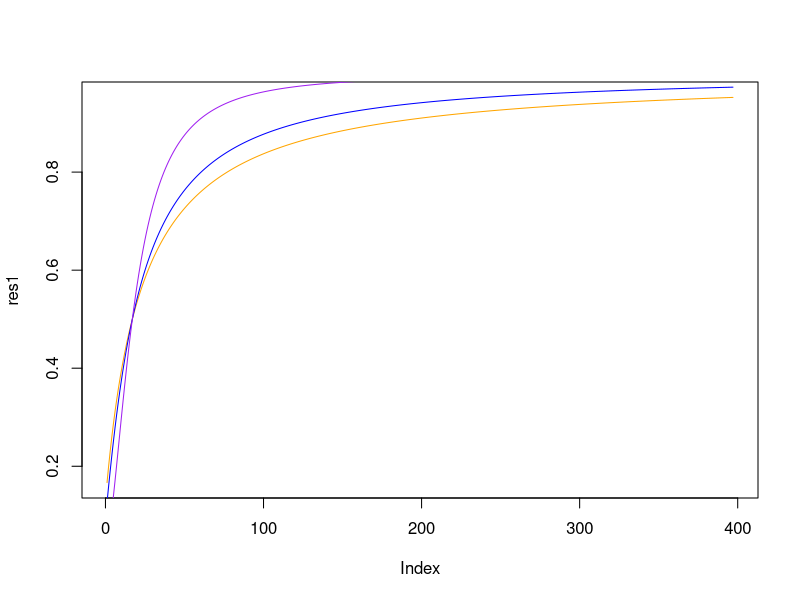
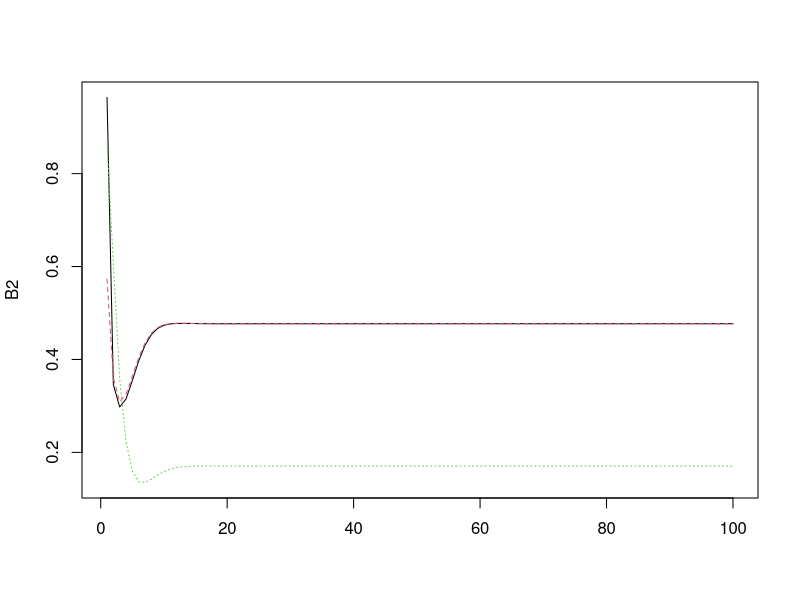
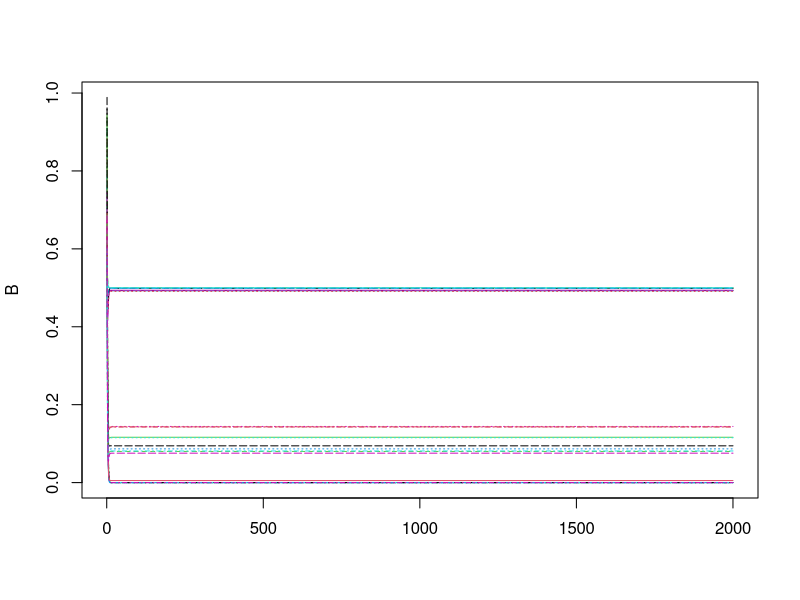
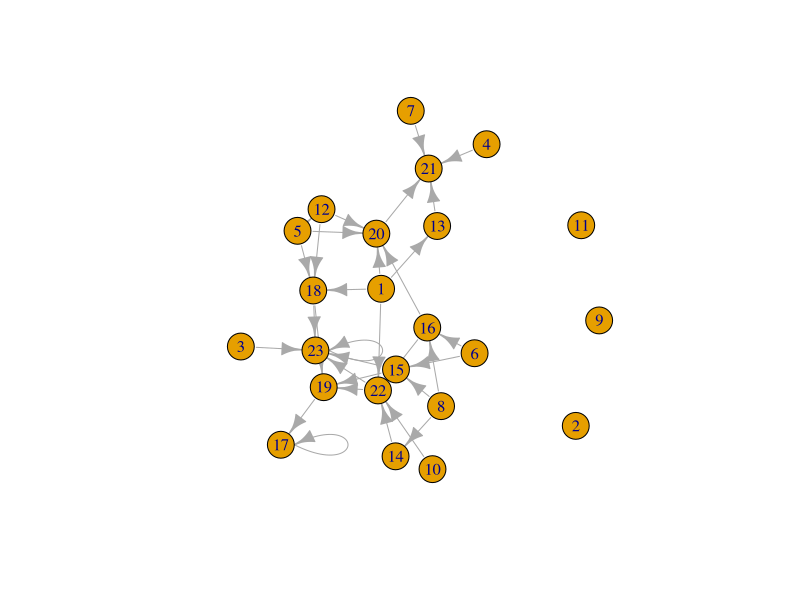

These figures' R source, in order:
# Predator prey growth model based on Romanuk et al 2009
library(igraph)

# growth (nonzero for basal spp only)
G.i <- function(r, B, K){return(r * B * (1 - (B/K)))}
# death
d.i <- function(x, B){return(x * B)}

# impact of the resource on the consumer
Fij <- function(B, amat, B.o, q){
  denom <- (amat %*% B)^(1+q) + B.o^(1+q)
  numer <- (t(apply(amat, 1, function(x){x * B})))^(1+q)
  return(apply(numer, 2, function(x){x/denom}))
}


# impact of the consumer on the resource
Fji <- function(B, amat, B.o, q){
  denom <- (amat %*% B)^(1+q) + .5^(1+q)
  numer <- (t(apply(amat, 1, function(x){x * B})))^(1+q)
  apply(numer, 2, function(x){x/denom})
}

# Check functional response
res1 <- c()
for(i in 1:length(seq(.1, 10, .025))){res1[i] <- Fij(seq(.1, 10, .025)[i], amat = matrix(1), .5, q = 0)}
res2 <- c()
for(i in 1:length(seq(.1, 10, .025))){res2[i] <- Fij(seq(.1, 10, .025)[i], amat = matrix(1), .5, q = .2)}
res3 <- c()
for(i in 1:length(seq(.1, 10, .025))){res3[i] <- Fij(seq(.1, 10, .025)[i], amat = matrix(1), .5, q = 1)}

plot(res1, typ = "l", col = "orange")
points(res2, typ = "l", col = "blue")
points(res3, typ = "l", col = "purple", xpd = F)


# Function for change of biomass in one timestep
#amat is input as the adjacency matrix of the network
dBdt <- function(r.i, B.i, K.i, x.i, yij, amat, q, eij){
  growth <- G.i(r.i, B.i, K.i) 
  death <- d.i(x.i, B.i) 
  funct <- x.i * yij * Fij(B.i, t(amat), .5, q) %*% B.i - (x.i * yij * Fji(B.i, amat, .5, q) %*% B.i)/eij
  return(growth - death + funct)
}

# Parameters
r.i <- c(1,1,0) # initial abundances
K.i <- c(1,1,1) # carrying capacity
x.i <- c(.5, .5, .5)
yij <- .6
eij <- 1
q <- .2

# adjacency matrix
amat <- matrix(c(0, 0, 1, 0, 0, 1, 0, 0, 0), nrow = 3)
n.amat <- matrix(c(0, 0, 1, 0, 0, 0, 1, 0, 0, 0, 0, 1, 0, 0, 0, 0), nrow = 4)

B.i <- runif(3, .5, 1) # initial abundance
B2 <- matrix(B.i, nrow = 100, ncol = 3, byrow = T)
for(i in 2:100){
  r.i2 <- r.i#sapply(r.i, function(x){rnorm(1, x, .2)})
  B2[i,] <- B2[i-1,] + dBdt(r.i2, B.i = B2[i-1,], K.i, x.i, yij, t(amat), q, eij)
  B2[i,][B2[i,] < .1] <- 0
}
matplot(B2, type = "l")
#b.init <-colMeans(B)
#b.init.v <- apply(B, 2, sd)


niche.model<-function(S,C){
  new.mat<-matrix(0,nrow=S,ncol=S)
  ci<-vector()
  niche<-runif(S,0,1)
  r<-rbeta(S,1,((1/(2*C))-1))*niche
  
  for(i in 1:S){
    ci[i]<-runif(1,r[i]/2,niche[i])
  }
  
  r[which(niche==min(niche))]<-.00000001
  
  for(i in 1:S){
    
    for(j in 1:S){
      if(niche[j]>(ci[i]-(.5*r[i])) && niche[j]<(ci[i]+.5*r[i])){
        new.mat[j,i]<-1
      }
    }
  }
  
  new.mat<-new.mat[,order(apply(new.mat,2,sum))]
  return(new.mat)
}

S = 30
nm <- niche.model(S, .05)
r.i <- c()
r.i[colSums(nm) == 0] <- 1
r.i[colSums(nm) != 0] <- 0
r.i2 <- r.i

K.i <- rep(1, S) # carrying capacity
x.i <- rep(.5, S)
yij <- .6
eij <- 1
q <-  1
amat <- nm

B.i <- runif(S, .5, 1) # initial abundance
B <- matrix(B.i, nrow = 2000, ncol = S, byrow = T)
for(i in 2:2000){
  #r.i2[colSums(nm) == 0] <- sapply(r.i[colSums(nm) == 0], function(x){rnorm(1, x, .1)})
  B[i,] <- B[i-1,] + dBdt(r.i2, B.i = B[i-1,], K.i, x.i, yij, amat, q, eij)
  B[i,][B[i,] < 10^-10] <- 0
}
matplot(B, type = "l")

which(B[100,] != 0)
length(which(B[100,] != 0))

apply(B, 2, function(x){sum(x == 0)})
plot(graph.adjacency(nm[which(B[100,] != 0),which(B[100,] != 0)]))
